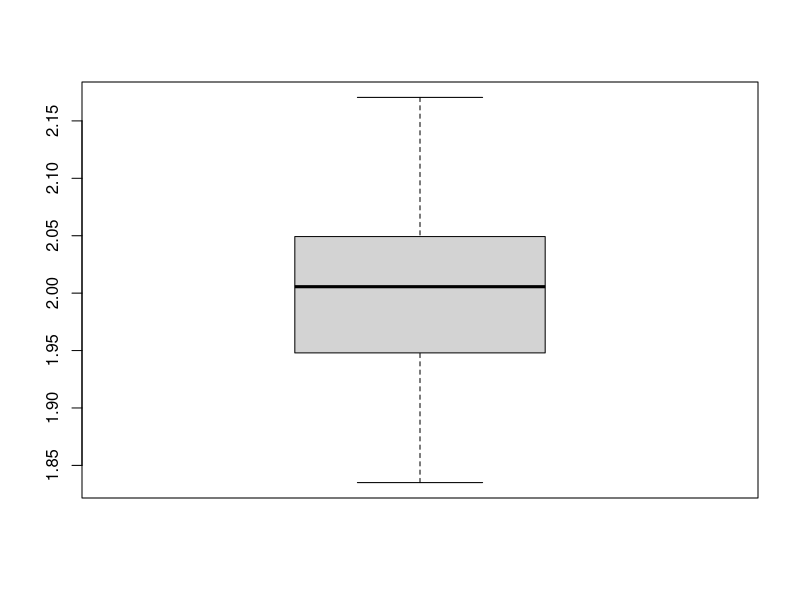
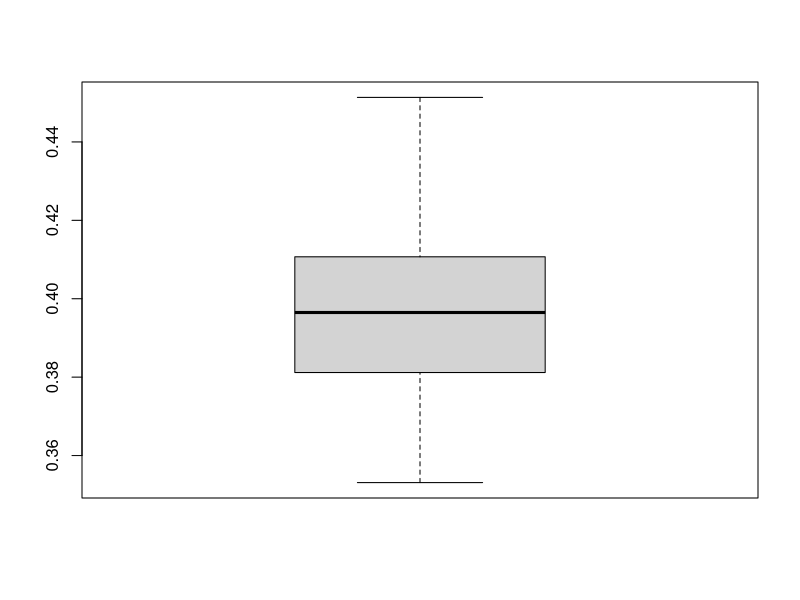
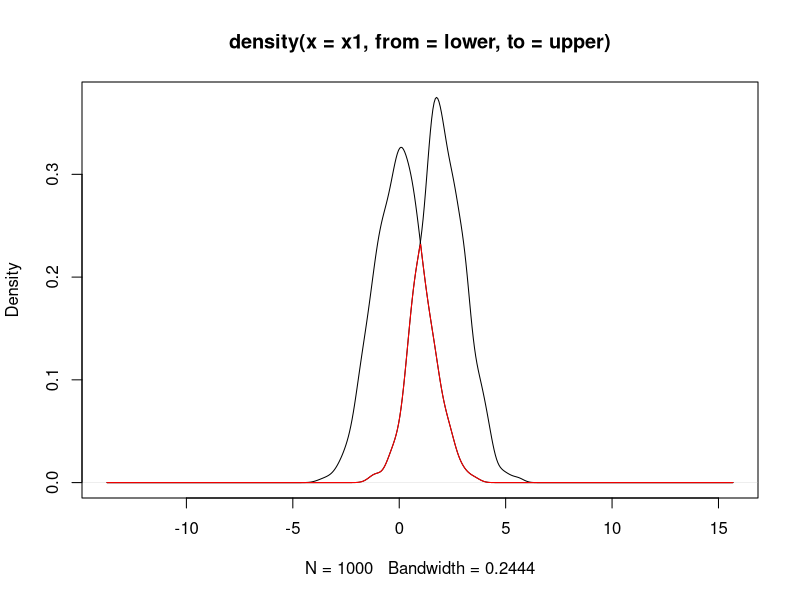

R code for these plots, in order:
# Calculate overlap between two samples

library(sfsmisc)

mu1=1
mu2=0
p1=0.5
p2=0.5

oc=numeric(100)
md=numeric(100)

for (j in 1:100)
{
  
x1=numeric(1000)
x2=numeric(1000)

x1[1]=rnorm(1,mean=mu1,sd=1)
x2[1]=rnorm(1,mean=mu2,sd=1)

for (i in 2:1000)
{
  x1[i]=rnorm(1,mean=mu1+p1*x1[i-1],sd=1)
  x2[i]=rnorm(1,mean=mu2+p2*x2[i-1],sd=1)
  
}

# define limits of a common grid, adding a buffer so that tails aren't cut off
lower <- min(c(x1,x2)) - 10 
upper <- max(c(x1,x2)) + 10

# generate kernel densities
da <- density(x1, from=lower, to=upper)
db <- density(x2, from=lower, to=upper)
d <- data.frame(x=da$x, a=da$y, b=db$y)

# calculate intersection densities
d$w <- pmin(d$a, d$b)

# integrate areas under curves
total <- integrate.xy(d$x, d$a) + integrate.xy(d$x, d$b)
intersection <- integrate.xy(d$x, d$w)

# compute overlap coefficient
overlap <- 2 * intersection / total
oc[j]=overlap
md[j]=sqrt((mean(x1)-mean(x2))^2)
}

boxplot(md)
mean(md)

boxplot(oc)
mean(oc)


plot(da)
lines(db)
lines(d$x,d$w,col='red')
